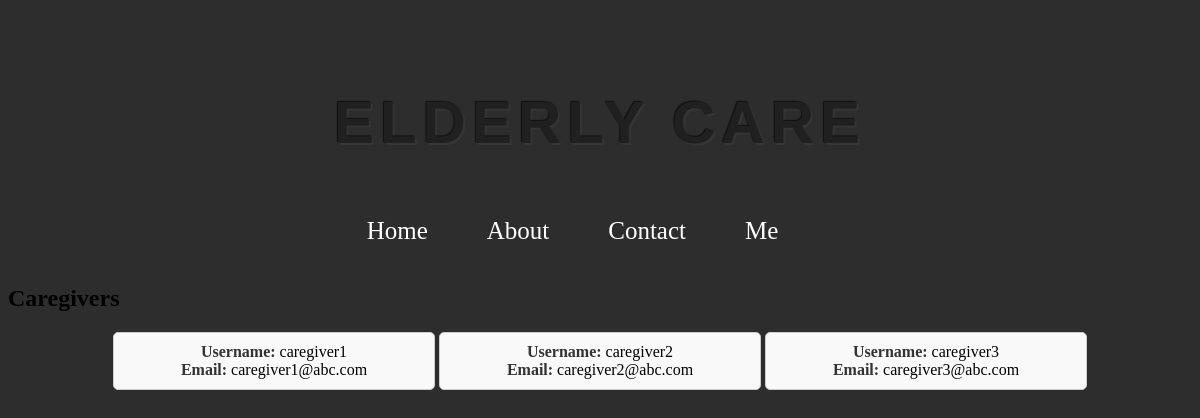
The page /careseeker_dashboard (signed in) on the database its author committed.
### app/models.py (models this page shows, shortened)
class Users(db.Model, UserMixin):
    __tablename__ = 'users'
    id = db.Column(db.Integer, primary_key=True)
    username = db.Column(db.String(50), unique=True, nullable=False)
    email = db.Column(db.String(120), unique=True, nullable=False)
    password = db.Column(db.String(255), nullable=False)
    location = db.Column(db.String(60), nullable=False)
    phone_number = db.Column(db.String(20), nullable=False)
    role = db.Column(db.String(15), nullable=False)
    age = db.Column(db.Integer)
    experience = db.Column(db.Integer)
    references = db.Column(ChoiceType([('Yes', 'yes'), ('No', 'no'), ('N/A', 'n/a')]))
    availability = db.Column(ChoiceType([('Full-Time', 'FT'), ('Part-Time', 'PT')]))
    languages_spoken = db.Column(db.String(100))
    background_check = db.Column(db.Boolean)
    additional_notes = db.Column(db.Text)
    type_of_care_needed = db.Column(db.String(100))
    monthly_budget = db.Column(db.Integer)
    availability_needed = db.Column(ChoiceType([('Full-Time', 'FT'), ('Part-Time', 'PT')]))
    preferred_qualifications = db.Column(db.String(100))
    medical_conditions = db.Column(db.String(100))

### app/routes.py (the view)
@auth_blueprint.route('/careseeker_dashboard')
def careseeker_dashboard():
    if session.get('role') == 'care_seeker':
        caregivers = Users.query.filter_by(role='caregiver').all()
        return render_template('careseeker_dashboard.html', caregivers=caregivers)
    else:
        flash('Access denied. Log in as caregiver', 'error')
        return redirect(url_for('home.homepage'))

### app/templates/careseeker_dashboard.html (shortened to what this page needs)
{% extends 'base.html' %}
{% block content %}
    <h2>Caregivers</h2>
    <div class="caregivers-container">
        {% for caregiver in caregivers %}
            <div class="caregiver-box">
                <strong>Username:</strong> {{ caregiver.username }}<br>
                <strong>Email:</strong> {{ caregiver.email }}<br>
            </div>
        {% endfor %}
    </div>
{% endblock %}

### app/templates/base.html (style rules this page uses)
body { background-color: #2d2d2d; }

### app/templates/careseeker_dashboard.html (style rules this page uses)
.caregivers-container { text-align: center; margin-top: 20px; }
.caregiver-box { border: 1px solid #ccc; border-radius: 5px; padding: 10px; margin-bottom: 10px; width: 300px; background-color: #f9f9f9; display: inline-block; vertical-align: top; }
.caregiver-box strong { color: #333; }

### rows shown on the page
Users: username "caregiver1", email "caregiver1@abc.com"
Users: username "caregiver2", email "caregiver2@abc.com"
Users: username "caregiver3", email "caregiver3@abc.com"
